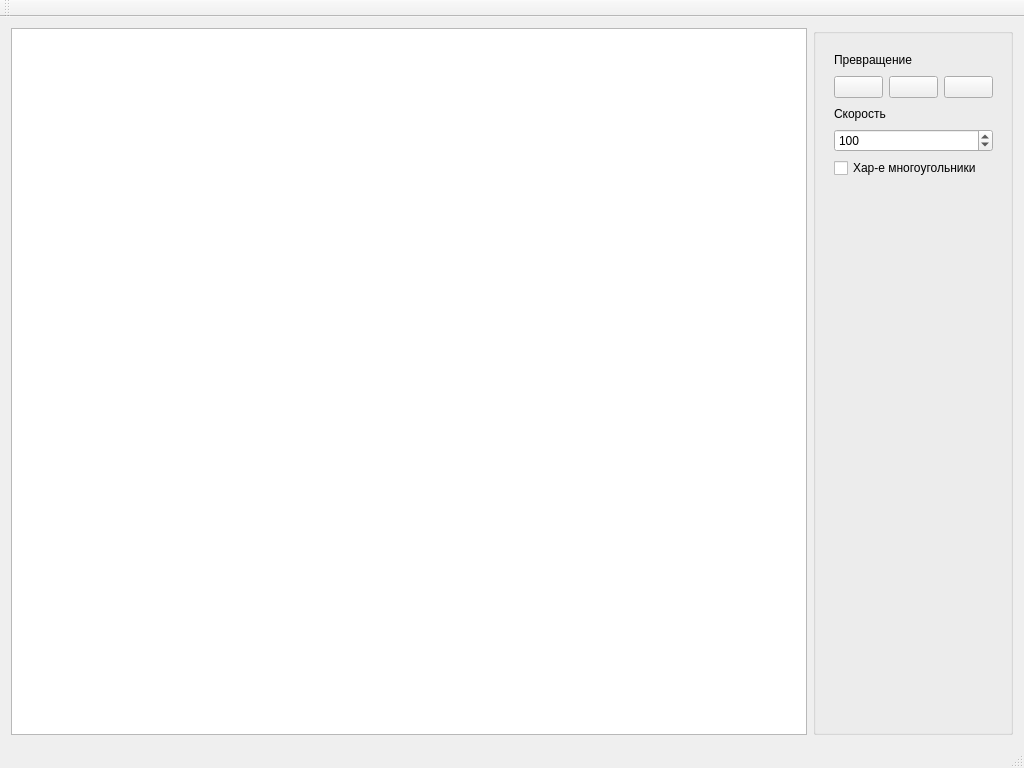
<?xml version="1.0" encoding="UTF-8"?>
<ui version="4.0">
 <class>MainWindow</class>
 <widget class="QMainWindow" name="MainWindow">
  <property name="geometry">
   <rect>
    <x>0</x>
    <y>0</y>
    <width>1024</width>
    <height>768</height>
   </rect>
  </property>
  <property name="windowTitle">
   <string>MainWindow</string>
  </property>
  <widget class="QWidget" name="centralWidget">
   <layout class="QHBoxLayout" name="horizontalLayout">
    <item>
     <widget class="AGFGraphicsView" name="graphicsView">
      <property name="minimumSize">
       <size>
        <width>700</width>
        <height>0</height>
       </size>
      </property>
     </widget>
    </item>
    <item>
     <widget class="QGroupBox" name="groupBox">
      <property name="minimumSize">
       <size>
        <width>200</width>
        <height>0</height>
       </size>
      </property>
      <property name="title">
       <string/>
      </property>
      <widget class="QWidget" name="layoutWidget">
       <property name="geometry">
        <rect>
         <x>10</x>
         <y>10</y>
         <width>181</width>
         <height>151</height>
        </rect>
       </property>
       <layout class="QVBoxLayout" name="verticalLayout_3">
        <item>
         <layout class="QVBoxLayout" name="verticalLayout">
          <item>
           <widget class="QLabel" name="transformLbl">
            <property name="text">
             <string>Превращение</string>
            </property>
           </widget>
          </item>
          <item>
           <layout class="QHBoxLayout" name="horizontalLayout_2">
            <item>
             <widget class="QPushButton" name="play">
              <property name="text">
               <string/>
              </property>
              <property name="icon">
               <iconset resource="yuriy.qrc">
                <normaloff>:/images/play.png</normaloff>:/images/play.png</iconset>
              </property>
             </widget>
            </item>
            <item>
             <widget class="QPushButton" name="stop">
              <property name="text">
               <string/>
              </property>
              <property name="icon">
               <iconset resource="yuriy.qrc">
                <normaloff>:/images/stop.png</normaloff>:/images/stop.png</iconset>
              </property>
             </widget>
            </item>
            <item>
             <widget class="QPushButton" name="reset">
              <property name="text">
               <string/>
              </property>
              <property name="icon">
               <iconset resource="yuriy.qrc">
                <normaloff>:/images/reset.png</normaloff>:/images/reset.png</iconset>
              </property>
             </widget>
            </item>
           </layout>
          </item>
         </layout>
        </item>
        <item>
         <layout class="QVBoxLayout" name="verticalLayout_2">
          <item>
           <widget class="QLabel" name="speedLbl">
            <property name="text">
             <string>Скорость</string>
            </property>
           </widget>
          </item>
          <item>
           <widget class="QSpinBox" name="speed">
            <property name="maximum">
             <number>10000</number>
            </property>
            <property name="value">
             <number>100</number>
            </property>
           </widget>
          </item>
         </layout>
        </item>
        <item>
         <widget class="QCheckBox" name="characteristics">
          <property name="text">
           <string>Хар-е многоугольники</string>
          </property>
          <property name="checked">
           <bool>false</bool>
          </property>
         </widget>
        </item>
       </layout>
      </widget>
     </widget>
    </item>
   </layout>
  </widget>
  <widget class="QMenuBar" name="menuBar">
   <property name="geometry">
    <rect>
     <x>0</x>
     <y>0</y>
     <width>1024</width>
     <height>23</height>
    </rect>
   </property>
  </widget>
  <widget class="QToolBar" name="mainToolBar">
   <attribute name="toolBarArea">
    <enum>TopToolBarArea</enum>
   </attribute>
   <attribute name="toolBarBreak">
    <bool>false</bool>
   </attribute>
  </widget>
  <widget class="QStatusBar" name="statusBar"/>
 </widget>
 <layoutdefault spacing="6" margin="11"/>
 <customwidgets>
  <customwidget>
   <class>AGFGraphicsView</class>
   <extends>QGraphicsView</extends>
   <header>AGF/agfgraphicsview.h</header>
  </customwidget>
 </customwidgets>
 <resources>
  <include location="yuriy.qrc"/>
 </resources>
 <connections/>
</ui>
